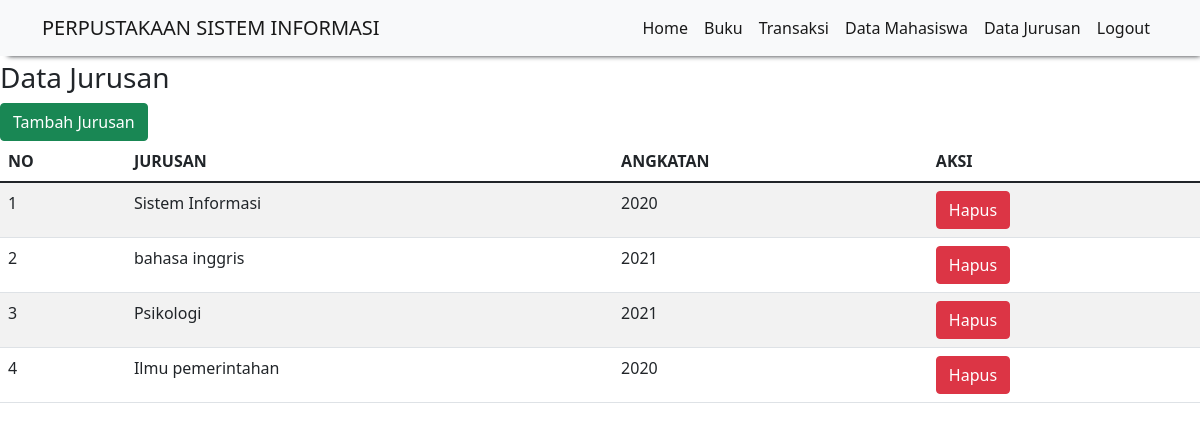
The page /tampil_jurusan.php (signed in) on the database its author committed.
### tables this page shows
CREATE TABLE `jurusan` (
  `id_jurusan` int(11) NOT NULL,
  `nama_jurusan` varchar(20) NOT NULL,
  `angkatan` varchar(20) NOT NULL
);

### tampil_jurusan.php (the view, shortened to what this page needs)
<!DOCTYPE html>
<html>
<head>
    <link href="https://cdn.jsdelivr.net/npm/bootstrap@5.1.1/dist/css/bootstrap.min.css" rel="stylesheet">
</head>
<body>
    <?php
  include "header.php";
 ?>
    <h3>Data Jurusan</h3>
    <a href="tambah_jurusan.php" class="btn btn-success">Tambah Jurusan</a>
    <table class="table table-hover table-striped">
    	<thead>
    		<tr>
    			<th>NO</th><th>JURUSAN</th><th>ANGKATAN</th><th>AKSI</th>
    		</tr>
    	</thead>
    	<tbody>
    		<?php
    		include "koneksi.php";
    		$qry_jurusan=mysqli_query($conn,"select * from jurusan");
    		$no=0;
    		while ($data_jurusan=mysqli_fetch_array($qry_jurusan)) {
    		$no++;?>
    		<tr>
    		<td><?=$no?></td><td><?=$data_jurusan['nama_jurusan']?></td> <td><?=$data_jurusan['angkatan']?></td>
    		<td><a href="hapus_mhs.php?id_jurusan=<?=$data_jurusan['id_jurusan']?>" onclick="return confirm('Apakah anda yakin menghapus data ini?')" class="btn btn-danger">Hapus</a></td>
    	    </tr>
    	    <?php
    		}
    		 ?>
    	</tbody>
    </table>
</body>
</html>

### rows shown on the page
jurusan: nama_jurusan "Sistem Informasi", angkatan "2020"
jurusan: nama_jurusan "bahasa inggris", angkatan "2021"
jurusan: nama_jurusan "Psikologi", angkatan "2021"
jurusan: nama_jurusan "Ilmu pemerintahan", angkatan "2020"
